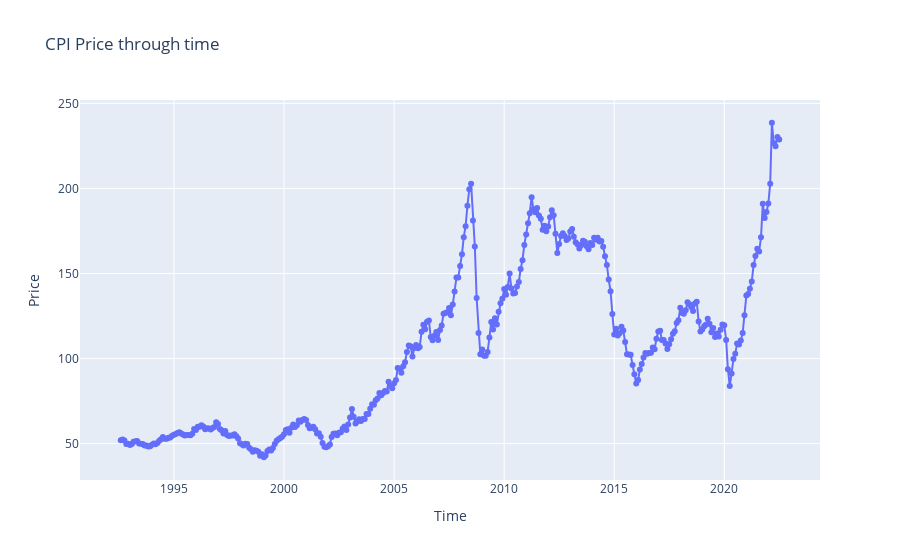

Notebook source saved alongside this figure:
### Code cell
fig = px.line(df, x="Time", y="Price", title="CPI Price through time")
fig.update_traces(mode="markers+lines")
fig.show()

### Figure 1 — Plotly figure (JSON) as saved in the notebook; plotly's stock layout.template omitted (floating-point values rounded to 4 significant figures; data arrays with more than 128 entries replaced by an {"elided": "..."} marker saying what was removed)
{"data": [{"hovertemplate": "Time=%{x}<br>Price=%{y}<extra></extra>", "legendgroup": "", "line": {"color": "#636efa", "dash": "solid"}, "marker": {"symbol": "circle"}, "mode": "markers+lines", "name": "", "orientation": "v", "showlegend": false, "type": "scatter", "x": {"elided": "360 str values"}, "xaxis": "x", "y": {"elided": "360 float values"}, "yaxis": "y"}], "layout": {"legend": {"tracegroupgap": 0}, "title": {"text": "CPI Price through time"}, "xaxis": {"anchor": "y", "domain": [0, 1], "title": {"text": "Time"}}, "yaxis": {"anchor": "x", "domain": [0, 1], "title": {"text": "Price"}}}}
